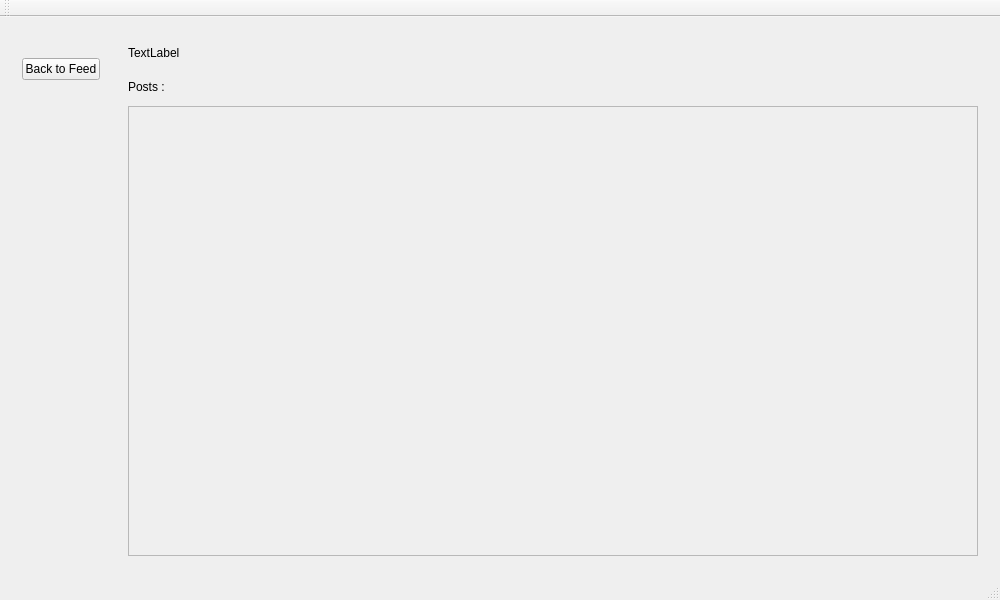
<?xml version="1.0" encoding="UTF-8"?>
<ui version="4.0">
 <class>ProfileClass</class>
 <widget class="QMainWindow" name="ProfileClass">
  <property name="geometry">
   <rect>
    <x>0</x>
    <y>0</y>
    <width>1000</width>
    <height>600</height>
   </rect>
  </property>
  <property name="minimumSize">
   <size>
    <width>1000</width>
    <height>600</height>
   </size>
  </property>
  <property name="maximumSize">
   <size>
    <width>1000</width>
    <height>600</height>
   </size>
  </property>
  <property name="windowTitle">
   <string>Profile</string>
  </property>
  <widget class="QWidget" name="centralWidget">
   <layout class="QHBoxLayout" name="horizontalLayout">
    <item>
     <widget class="QWidget" name="widget" native="true">
      <property name="minimumSize">
       <size>
        <width>100</width>
        <height>500</height>
       </size>
      </property>
      <property name="maximumSize">
       <size>
        <width>100</width>
        <height>500</height>
       </size>
      </property>
      <layout class="QVBoxLayout" name="verticalLayout">
       <item>
        <widget class="QPushButton" name="btnToFeed">
         <property name="text">
          <string>Back to Feed</string>
         </property>
        </widget>
       </item>
       <item>
        <spacer name="verticalSpacer">
         <property name="orientation">
          <enum>Qt::Orientation::Vertical</enum>
         </property>
         <property name="sizeHint" stdset="0">
          <size>
           <width>20</width>
           <height>40</height>
          </size>
         </property>
        </spacer>
       </item>
      </layout>
     </widget>
    </item>
    <item>
     <widget class="QWidget" name="widget_2" native="true">
      <layout class="QVBoxLayout" name="verticalLayout_2">
       <item>
        <widget class="QLabel" name="lblUsername">
         <property name="text">
          <string>TextLabel</string>
         </property>
        </widget>
       </item>
       <item>
        <widget class="QLabel" name="label">
         <property name="text">
          <string>Posts :</string>
         </property>
        </widget>
       </item>
       <item>
        <widget class="QScrollArea" name="ProfilePostScroll">
         <property name="minimumSize">
          <size>
           <width>850</width>
           <height>450</height>
          </size>
         </property>
         <property name="maximumSize">
          <size>
           <width>850</width>
           <height>450</height>
          </size>
         </property>
         <property name="widgetResizable">
          <bool>true</bool>
         </property>
         <widget class="QWidget" name="scrollAreaWidgetContents">
          <property name="geometry">
           <rect>
            <x>0</x>
            <y>0</y>
            <width>848</width>
            <height>448</height>
           </rect>
          </property>
          <layout class="QVBoxLayout" name="verticalLayout_3">
           <item>
            <widget class="QLabel" name="label_2">
             <property name="text">
              <string/>
             </property>
            </widget>
           </item>
          </layout>
         </widget>
        </widget>
       </item>
      </layout>
     </widget>
    </item>
   </layout>
  </widget>
  <widget class="QMenuBar" name="menuBar">
   <property name="geometry">
    <rect>
     <x>0</x>
     <y>0</y>
     <width>1000</width>
     <height>21</height>
    </rect>
   </property>
  </widget>
  <widget class="QToolBar" name="mainToolBar">
   <attribute name="toolBarArea">
    <enum>TopToolBarArea</enum>
   </attribute>
   <attribute name="toolBarBreak">
    <bool>false</bool>
   </attribute>
  </widget>
  <widget class="QStatusBar" name="statusBar"/>
 </widget>
 <layoutdefault spacing="6" margin="11"/>
 <resources/>
 <connections/>
</ui>
